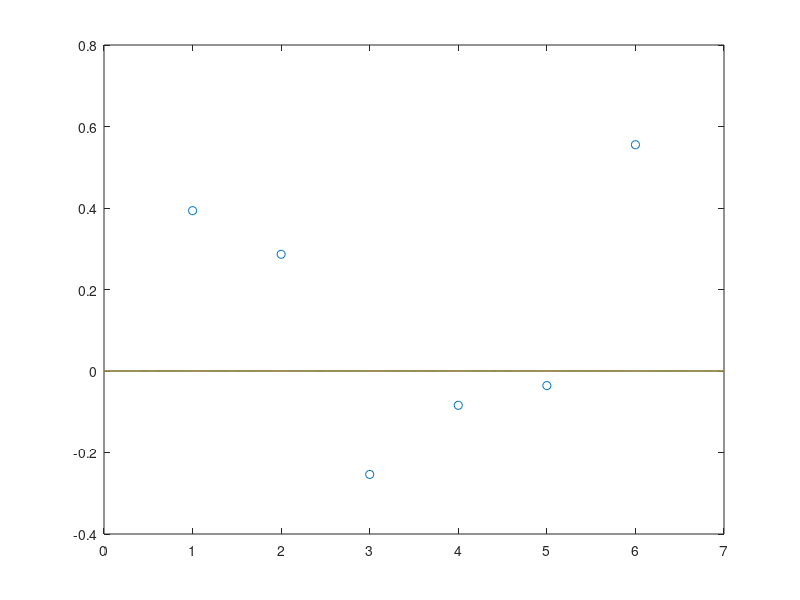

Write MATLAB code to recreate this figure. (Note: this script raises an error after producing the figure.)
function interpthumb
%INTERPTHUMB Thumbnail for INTERPAPP.
%   Demonstrates interpolation by a piecewise linear interpolant,
%   a polynomial, a spline, and a shape preserving Hermite cubic.
%   See also SPLINETX, PCHIPTX, POLYINTERP, PIECELIN.

%   Copyright 2016-2017 Cleve Moler
%   Copyright 2016-2017 The MathWorks, Inc.

    n = 6;
    x = 1:n;
    y = randn(1,n);

    % Initialize figure

    cla
    h = diff(x);
    u = zeros(1,128*(n+1));
    j = 1:128;
    s = (1+sin((j-65)/128*pi))/2;
    u(j) = x(1)+(s-1)*h(1);
    for k = 1:n-1
      u(128*k+j) = x(k)+s*h(k);
    end
    u(128*n+j) = x(n)+s*h(n-1);
    p = plot(x,y,'o',u,zeros(4,length(u)),'-');
    ymin = min(y);
    ymax = max(y);
    ydel = ymax-ymin;
    if ydel == 0; ydel = 1; end

    set(p(1),'xdata',x,'ydata',y)
    set(p(2),'xdata',u,'ydata',piecelin(x,y,u));
    set(p(3),'xdata',u,'ydata',polyinterp(x,y,u));
    set(p(4),'xdata',u,'ydata',splinetx(x,y,u));
    set(p(5),'xdata',u,'ydata',pchiptx(x,y,u));

    % Visibility

    b = round(rand(1,4));
    onf = {'off','on'};
    for k = 1:4
       % Interpolants
       set(p(k+1),'visible',onf{b(k)+1})
    end
    
    ylim = 1.2*max(ymax,-ymin);
    axis([-1 n+2 -1.4*ylim 1.4*ylim])
    line([0 n+1 n+1 0 0],[-1 -1 1 1 -1]*ylim,'color','k')
    line([0 n+1],[0 0],'color','k')
    set(gca,'xtick',[],'ytick',[])
